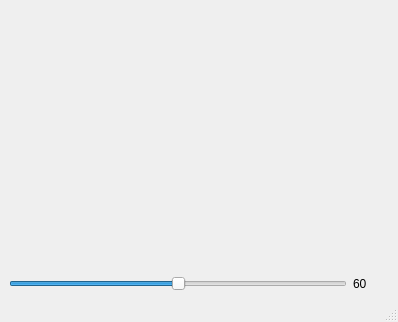
<?xml version="1.0" encoding="UTF-8"?>
<ui version="4.0">
 <class>MainWindow</class>
 <widget class="QMainWindow" name="MainWindow">
  <property name="geometry">
   <rect>
    <x>0</x>
    <y>0</y>
    <width>398</width>
    <height>322</height>
   </rect>
  </property>
  <property name="windowTitle">
   <string>MainWindow</string>
  </property>
  <widget class="QWidget" name="centralwidget">
   <layout class="QGridLayout" name="gridLayout" rowstretch="20,0">
    <item row="0" column="0">
     <widget class="CDialControl" name="widget" native="true"/>
    </item>
    <item row="1" column="0">
     <layout class="QHBoxLayout" name="horizontalLayout">
      <item>
       <widget class="QSlider" name="horizontalSlider">
        <property name="maximum">
         <number>120</number>
        </property>
        <property name="value">
         <number>60</number>
        </property>
        <property name="orientation">
         <enum>Qt::Horizontal</enum>
        </property>
       </widget>
      </item>
      <item>
       <widget class="QLabel" name="label">
        <property name="minimumSize">
         <size>
          <width>36</width>
          <height>0</height>
         </size>
        </property>
        <property name="maximumSize">
         <size>
          <width>36</width>
          <height>16777215</height>
         </size>
        </property>
        <property name="text">
         <string>60</string>
        </property>
       </widget>
      </item>
     </layout>
    </item>
   </layout>
  </widget>
  <widget class="QMenuBar" name="menubar">
   <property name="geometry">
    <rect>
     <x>0</x>
     <y>0</y>
     <width>398</width>
     <height>23</height>
    </rect>
   </property>
  </widget>
  <widget class="QStatusBar" name="statusbar"/>
 </widget>
 <customwidgets>
  <customwidget>
   <class>CDialControl</class>
   <extends>QWidget</extends>
   <header>dial_control.h</header>
   <container>1</container>
  </customwidget>
 </customwidgets>
 <resources/>
 <connections/>
</ui>
